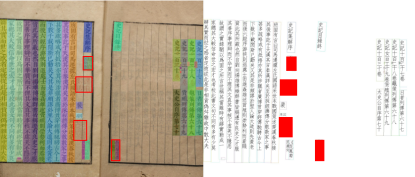
#> input picture image.png, 415 x 177 px
$ python -i line_info_extractor.py   (imports and definitions only)
#> lines starting #> are read from the running program, lines starting #| are printed output that depends on the picture; after the words box and inside, x2 and y2 are one past the last pixel; in counts of white or black regions, pixels touching at a corner belong together
"""
Line information extraction for ancient book pages.
Extracts: number of lines (行数), characters per line (每行字数), border type (边框).
"""

import torch
import cv2
import numpy as np
from typing import Dict, List, Tuple, Optional
import logging

logger = logging.getLogger(__name__)


class LineInfoExtractor:
    """
    Extracts line information and layout details from ancient book pages.
    Determines number of lines, characters per line, and border configuration.
    """

    def __init__(self, device: str = 'cpu'):
        """
        Initialize the line info extractor.

        Args:
            device: torch device ('cpu' or 'cuda')
        """
        self.device = device
        self.logger = logger

    def extract_line_info(self, image: np.ndarray,
                         text_regions: Optional[List[Dict]] = None) -> Dict:
        """
        Extract comprehensive line information from the page.

        Args:
            image: Input image (numpy array, RGB or grayscale)
            text_regions: Optional pre-detected text regions

        Returns:
            Dictionary containing:
            {
                'num_lines': number of lines,
                'chars_per_line': estimated characters per line,
                'line_positions': [y1, y2, ...],
                'line_details': [line1_info, line2_info, ...],
                'borders': border configuration,
                'layout_type': layout type (single/multi-column),
                'char_size_estimate': estimated character size,
                'line_spacing': average line spacing,
            }
        """
        if len(image.shape) == 3:
            gray = cv2.cvtColor(image, cv2.COLOR_RGB2GRAY)
        else:
            gray = image

        result = {}

        # Get text regions if not provided
        if text_regions is None:
            text_regions = self._extract_text_regions(gray)

        # Extract line positions
        line_info = self._extract_lines(gray, text_regions)
        result['num_lines'] = line_info['num_lines']
        result['line_positions'] = line_info['positions']
        result['line_details'] = line_info['details']
        result['line_spacing'] = line_info['avg_spacing']

        # Extract characters per line
        char_info = self._extract_chars_per_line(gray, text_regions, line_info)
        result['chars_per_line'] = char_info['chars_per_line']
        result['char_size_estimate'] = char_info['char_size']
        result['char_distribution'] = char_info['distribution']

        # Detect borders
        border_info = self._detect_border_type(gray)
        result['borders'] = border_info

        # Determine layout type
        layout_type = self._determine_layout_type(text_regions, line_info)
        result['layout_type'] = layout_type

        # Calculate confidence scores
        result['confidence'] = self._calculate_confidence(line_info, char_info)

        return result

    def _extract_text_regions(self, gray: np.ndarray) -> List[Dict]:
        """
        Extract text regions from the image.

        Args:
            gray: Grayscale image

        Returns:
            List of text region information
        """
        # Apply adaptive thresholding
        thresh = cv2.adaptiveThreshold(
            gray, 255, cv2.ADAPTIVE_THRESH_GAUSSIAN_C,
            cv2.THRESH_BINARY_INV, 11, 2
        )

        # Remove noise
        kernel = cv2.getStructuringElement(cv2.MORPH_RECT, (2, 2))
        cleaned = cv2.morphologyEx(thresh, cv2.MORPH_CLOSE, kernel, iterations=1)

        # Find contours
        contours, _ = cv2.findContours(cleaned, cv2.RETR_EXTERNAL, cv2.CHAIN_APPROX_SIMPLE)

        regions = []
        for contour in contours:
            area = cv2.contourArea(contour)
            # Filter by reasonable text region sizes
            if 20 < area < (gray.shape[0] * gray.shape[1] // 5):
                x, y, w, h = cv2.boundingRect(contour)
                regions.append({
                    'x': int(x),
                    'y': int(y),
                    'width': int(w),
                    'height': int(h),
                    'area': int(area),
                    'aspect_ratio': float(w / h) if h > 0 else 1.0
                })

        # Sort by y coordinate
        regions.sort(key=lambda r: r['y'])

        return regions

    def _extract_lines(self, gray: np.ndarray,
                      text_regions: List[Dict]) -> Dict:
        """
        Extract line positions and information.

        Args:
            gray: Grayscale image
            text_regions: List of text regions

        Returns:
            Dictionary with line information
        """
        if not text_regions:
            return {
                'num_lines': 0,
                'positions': [],
                'details': [],
                'avg_spacing': 0
            }

        # Extract y-coordinates of text regions to group into lines
        y_coords = [region['y'] for region in text_regions]

        # Group regions into lines based on y-coordinate clustering
        lines = self._cluster_into_lines(text_regions)

        # Calculate line spacing
        if len(lines) > 1:
            spacings = []
            for i in range(len(lines) - 1):
                spacing = lines[i + 1]['y_center'] - lines[i]['y_center']
                spacings.append(spacing)
            avg_spacing = np.mean(spacings) if spacings else 0
        else:
            avg_spacing = 0

        # Prepare line details
        line_details = []
        line_positions = []

        for i, line in enumerate(lines):
            line_pos_y = int(line['y_center'])
            line_positions.append(line_pos_y)

            line_details.append({
                'line_id': i,
                'y_position': line_pos_y,
                'y_min': int(line['y_min']),
                'y_max': int(line['y_max']),
                'height': int(line['height']),
                'char_count': len(line['regions']),
                'confidence': line['confidence']
            })

        return {
            'num_lines': len(lines),
            'positions': line_positions,
            'details': line_details,
            'avg_spacing': float(avg_spacing)
        }

    def _cluster_into_lines(self, text_regions: List[Dict],
                           threshold: float = 0.2) -> List[Dict]:
        """
        Cluster text regions into lines based on y-coordinate proximity.

        Args:
            text_regions: List of text regions
            threshold: Y-distance threshold for clustering (as fraction of region height)

        Returns:
            List of clustered lines
        """
        if not text_regions:
            return []

        lines = []
        current_line_regions = [text_regions[0]]

        for i in range(1, len(text_regions)):
            region = text_regions[i]
            last_region = current_line_regions[-1]

            # Calculate vertical distance
            y_distance = abs(region['y'] - last_region['y'])

            # If close in y-coordinate, add to current line
            avg_height = (region['height'] + last_region['height']) / 2
            if y_distance < avg_height * threshold:
                current_line_regions.append(region)
            else:
                # Start a new line
                lines.append(self._create_line_info(current_line_regions))
                current_line_regions = [region]

        # Don't forget the last line
        if current_line_regions:
            lines.append(self._create_line_info(current_line_regions))

        return lines

    def _create_line_info(self, regions: List[Dict]) -> Dict:
        """
        Create line information from grouped regions.

        Args:
            regions: List of regions in the line

        Returns:
            Line information dictionary
        """
        y_coords = [r['y'] for r in regions]
        y_max_coords = [r['y'] + r['height'] for r in regions]

        y_min = min(y_coords)
        y_max = max(y_max_coords)
        y_center = (y_min + y_max) / 2
        height = y_max - y_min

        # Calculate confidence (based on alignment)
        y_variance = np.var(y_coords)
        confidence = 1.0 if y_variance < 5 else max(0.5, 1.0 - y_variance / 100)

        return {
            'y_min': y_min,
            'y_max': y_max,
            'y_center': y_center,
            'height': height,
            'regions': regions,
            'confidence': float(confidence)
        }

    def _extract_chars_per_line(self, gray: np.ndarray,
                               text_regions: List[Dict],
                               line_info: Dict) -> Dict:
        """
        Extract character count and size information.

        Args:
            gray: Grayscale image
            text_regions: List of text regions
            line_info: Line information from _extract_lines

        Returns:
            Dictionary with character information
        """
        if not text_regions or line_info['num_lines'] == 0:
            return {
                'chars_per_line': 0,
                'char_size': 0,
                'distribution': []
            }

        # Sort regions by x-coordinate to get left-to-right order
        sorted_regions = sorted(text_regions, key=lambda r: r['x'])

        # Estimate character size
        char_widths = [r['width'] for r in sorted_regions]
        char_heights = [r['height'] for r in sorted_regions]

        if char_widths and char_heights:
            avg_char_width = np.mean(char_widths)
            avg_char_height = np.mean(char_heights)
            char_size = int((avg_char_width + avg_char_height) / 2)
        else:
            char_size = 0

        # Count characters per line
        chars_per_line_list = []
        for line_detail in line_info['details']:
            chars_per_line_list.append(line_detail['char_count'])

        # Calculate average and mode
        if chars_per_line_list:
            avg_chars = np.mean(chars_per_line_list)
            mode_chars = max(set(chars_per_line_list), key=chars_per_line_list.count)
        else:
            avg_chars = 0
            mode_chars = 0

        return {
            'chars_per_line': int(mode_chars),  # Use mode as typical value
            'chars_per_line_avg': float(avg_chars),
            'char_size': char_size,
            'distribution': chars_per_line_list
        }

    def _detect_border_type(self, gray: np.ndarray) -> Dict:
        """
        Detect and classify border type (single or double).

        Args:
            gray: Grayscale image

        Returns:
            Dictionary with border information
        """
        h, w = gray.shape

        # Edge detection
        edges = cv2.Canny(gray, 50, 150)

        # Analyze border regions
        border_thickness = min(h, w) // 10

        borders = {}

        # Top border
        top_region = edges[0:border_thickness, :]
        top_lines = self._count_parallel_lines(top_region, 'horizontal')
        borders['top'] = {
            'detected': top_lines > 0,
            'type': 'double' if top_lines > 1 else 'single',
            'line_count': top_lines
        }

        # Bottom border
        bottom_region = edges[h-border_thickness:h, :]
        bottom_lines = self._count_parallel_lines(bottom_region, 'horizontal')
        borders['bottom'] = {
            'detected': bottom_lines > 0,
            'type': 'double' if bottom_lines > 1 else 'single',
            'line_count': bottom_lines
        }

        # Left border
        left_region = edges[:, 0:border_thickness]
        left_lines = self._count_parallel_lines(left_region, 'vertical')
        borders['left'] = {
            'detected': left_lines > 0,
            'type': 'double' if left_lines > 1 else 'single',
            'line_count': left_lines
        }

        # Right border
        right_region = edges[:, w-border_thickness:w]
        right_lines = self._count_parallel_lines(right_region, 'vertical')
        borders['right'] = {
            'detected': right_lines > 0,
            'type': 'double' if right_lines > 1 else 'single',
            'line_count': right_lines
        }

        # Determine overall border configuration
        border_config = self._determine_border_config(borders)
        borders['configuration'] = border_config

        return borders

    def _count_parallel_lines(self, edge_region: np.ndarray,
                             direction: str) -> int:
        """
        Count parallel lines in a region.

        Args:
            edge_region: Edge-detected region
            direction: 'horizontal' or 'vertical'

        Returns:
            Number of parallel lines detected
        """
        if direction == 'horizontal':
            # Sum along columns to find horizontal lines
            line_strength = np.sum(edge_region, axis=1)
        else:
            # Sum along rows to find vertical lines
            line_strength = np.sum(edge_region, axis=0)

        # Find peaks (strong lines)
        threshold = np.mean(line_strength) + np.std(line_strength)
        peaks = np.where(line_strength > threshold)[0]

        if len(peaks) == 0:
            return 0

        # Group consecutive peaks
        line_count = 0
        in_peak = False

        for peak in peaks:
            if not in_peak:
                line_count += 1
                in_peak = True
            # Continue in peak if next peak is close
            elif len(peaks) > 1:
                in_peak = True

        return min(line_count, 2)  # Cap at 2 for single/double detection

    def _determine_border_config(self, borders: Dict) -> str:
        """
        Determine overall border configuration.

        Args:
            borders: Border information for all sides

        Returns:
            Border configuration string
        """
        sides = ['top', 'bottom', 'left', 'right']
        detected_count = sum(1 for side in sides if borders[side]['detected'])

        # Check if borders are mostly single or double
        border_types = [borders[side]['type'] for side in sides if borders[side]['detected']]

        if not border_types:
            return 'no_border'

        double_count = border_types.count('double')

        if double_count >= len(border_types) / 2:
            if detected_count == 4:
                return 'complete_double'
            else:
                return 'partial_double'
        else:
            if detected_count == 4:
                return 'complete_single'
            elif detected_count == 2:
                return 'partial_single'
            else:
                return 'minimal'

    def _determine_layout_type(self, text_regions: List[Dict],
                              line_info: Dict) -> str:
        """
        Determine page layout type (single-column, multi-column, etc.).

        Args:
            text_regions: List of text regions
            line_info: Line information

        Returns:
            Layout type string
        """
        if not text_regions:
            return 'unknown'

        # Analyze horizontal distribution of regions
        x_coords = [r['x'] for r in text_regions]

        # Use k-means like approach to detect columns
        x_sorted = sorted(x_coords)

        # Look for gaps in x distribution
        if len(x_sorted) > 1:
            gaps = [x_sorted[i+1] - x_sorted[i] for i in range(len(x_sorted)-1)]
            large_gaps = sum(1 for gap in gaps if gap > np.mean(gaps) * 2)

            if large_gaps >= 1:
                return 'multi_column'

        return 'single_column'

    def _calculate_confidence(self, line_info: Dict, char_info: Dict) -> float:
        """
        Calculate overall confidence score for extraction.

        Args:
            line_info: Line extraction information
            char_info: Character extraction information

        Returns:
            Confidence score between 0 and 1
        """
        scores = []

        # Confidence based on line detection
        if line_info['details']:
            avg_line_confidence = np.mean([d['confidence'] for d in line_info['details']])
            scores.append(avg_line_confidence)

        # Confidence based on character consistency
        if char_info['distribution']:
            char_variance = np.var(char_info['distribution'])
            char_consistency = 1.0 / (1.0 + char_variance / 100)
            scores.append(char_consistency)

        # Overall confidence
        if scores:
            return float(np.mean(scores))
        else:
            return 0.0

>>> import cv2
>>> picture = cv2.cvtColor(cv2.imread('../image.png'), cv2.COLOR_BGR2RGB)
>>> result = LineInfoExtractor().extract_line_info(picture)
#> in extract_line_info, `gray = cv2.cvtColor(image, cv2.COLOR_RGB2GRAY)`:
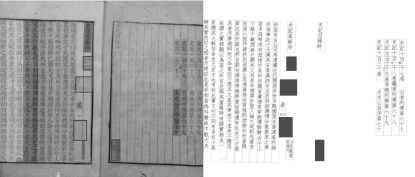
#> gray: shape (177, 415); min 28, max 255, mean 194.8
#> in _extract_text_regions, `thresh = cv2.adaptiveThreshold( gray, 255, cv2.ADAPTIVE_THRESH_GAUSSIA..`:
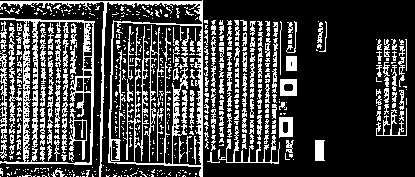
#> thresh: shape (177, 415); 25.8% white in thin lines or dots
#> in _extract_text_regions, `cleaned = cv2.morphologyEx(thresh, cv2.MORPH_CLOSE, kernel, iterations..`:
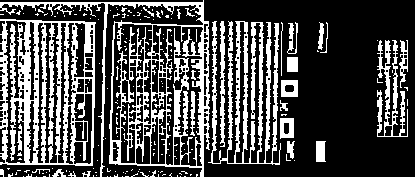
#> cleaned: shape (177, 415); 29.9% white; 174 white regions (148 under 20 px)
#> in _extract_text_regions, `contours, _ = cv2.findContours(cleaned, cv2.RETR_EXTERNAL, cv2.CHAIN_A..`: contours = 121 contours, 106 with area under 20; largest, box (x1, y1, x2, y2) and area: (0, 0, 210, 177) 14606, (0, 19, 96, 166) 13072, (208, 21, 281, 165) 3428, (377, 40, 408, 137) 786, (220, 21, 225, 147) 323
#> the loop in _extract_text_regions, `for contour in contours:` made 121 passes
#> (area, x, y, w, h) on passes 47, 58, 59, 61, 63, 67, 71, 73: (34, 52, 169, 14, 8), (161, 316, 141, 10, 21), (68.5, 287, 141, 8, 18), (247.5, 280, 118, 14, 21), (22.5, 280, 100, 8, 11), (256, 281, 80, 17, 17), (140, 287, 57, 11, 15), (166, 399, 40, 9, 48)
#> after the loop in _extract_text_regions, `for contour in contours:`: regions = 15 items
#> in _extract_lines, `y_coords = [region['y'] for region in text_regions]`: y_coords = [0, 19, 21, 21, 22, 22, 40, 40, 57, 80, 100, 118, 141, 141, 169]
#> the loop in _cluster_into_lines, `for i in range(1, len(text_regions)):` made 14 passes
#> (y_distance, avg_height) on passes 1, 2, 3, 4, 5, 7, 13: (19, 162), (2, 136.5), (0, 135), (1, 86), (0, 30), (0, 72.5), (0, 19.5)
#> after the loop in _cluster_into_lines, `for i in range(1, len(text_regions)):`: lines = 7 items
#> in _extract_lines, `lines = self._cluster_into_lines(text_regions)`: lines = 8 items
#> the loop in _extract_lines, `for i in range(len(lines) - 1):` made 7 passes
#> spacing on passes 1 to 7: 0, -24, 24, 17, 23, 23, 21.5
#> after the loop in _extract_lines, `for i in range(len(lines) - 1):`: spacings = [0, -24, 24, 17, 23, 23, 21.5]
#> in _extract_lines, `avg_spacing = np.mean(spacings) if spacings else 0`: avg_spacing = 12.07
#> the loop in _extract_lines, `for i, line in enumerate(lines):` made 8 passes
#> line_pos_y on passes 1 to 8: 88, 88, 64, 88, 105, 128, 151, 173
#> after the loop in _extract_lines, `for i, line in enumerate(lines):`: line_details = 8 items; line_positions = [88, 88, 64, 88, 105, 128, 151, 173]
#> in extract_line_info, `line_info = self._extract_lines(gray, text_regions)`: line_info = 4 items
#> in _extract_chars_per_line, `sorted_regions = sorted(text_regions, key=lambda r: r['x'])`: sorted_regions = 15 items
#> in _extract_chars_per_line, `char_widths = [r['width'] for r in sorted_regions]`: char_widths = [210, 96, 14, 73, 5, 8, 14, 17, 11, 11, 8, 10, 6, 31, 9]
#> in _extract_chars_per_line, `char_heights = [r['height'] for r in sorted_regions]`: char_heights = [177, 147, 8, 144, 126, 11, 21, 17, 32, 15, 18, 21, 28, 97, 48]
#> in _extract_chars_per_line, `avg_char_width = np.mean(char_widths)`: avg_char_width = 34.87
#> in _extract_chars_per_line, `avg_char_height = np.mean(char_heights)`: avg_char_height = 60.67
#> in _extract_chars_per_line, `char_size = int((avg_char_width + avg_char_height) / 2)`: char_size = 47
#> the loop in _extract_chars_per_line, `for line_detail in line_info['details']:` made 8 passes
#> after the loop in _extract_chars_per_line, `for line_detail in line_info['details']:`: chars_per_line_list = [6, 2, 1, 1, 1, 1, 2, 1]
#> in _extract_chars_per_line, `avg_chars = np.mean(chars_per_line_list)`: avg_chars = 1.88
#> in _extract_chars_per_line, `mode_chars = max(set(chars_per_line_list), key=chars_per_line_list.cou..`: mode_chars = 1
#> in extract_line_info, `char_info = self._extract_chars_per_line(gray, text_regions, line_info)`: char_info = {'chars_per_line': 1, 'chars_per_line_avg': 1.88, 'char_size': 47, 'distribution': [6, 2, 1, 1, 1, 1, 2, 1]}
#> in _detect_border_type, `edges = cv2.Canny(gray, 50, 150)`:
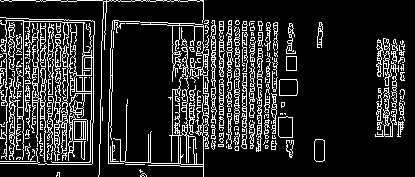
#> edges: shape (177, 415); 16.4% white in thin lines or dots
#> in _count_parallel_lines, `line_strength = np.sum(edge_region, axis=1)`: line_strength = 17 values, max 31365 at index 0, min 765 at index 2, mean 3780
#> in _count_parallel_lines, `threshold = np.mean(line_strength) + np.std(line_strength)`: threshold = 12211.2
#> in _count_parallel_lines, `peaks = np.where(line_strength > threshold)[0]`: peaks = [0, 1]
#> the loop in _count_parallel_lines, `for peak in peaks:` made 2 passes
#> (line_count, in_peak) on pass 1: (1, True)
#> after the loop in _count_parallel_lines, `for peak in peaks:`: line_count = 1
#> the loop in _count_parallel_lines (call 2), `for peak in peaks:` made 4 passes
#> in _determine_border_config, `detected_count = sum(1 for side in sides if borders[side]['detected'])`: detected_count = 4
#> in _determine_border_config, `border_types = [borders[side]['type'] for side in sides if borders[sid..`: border_types = ['single', 'single', 'single', 'single']
#> in _determine_border_config, `double_count = border_types.count('double')`: double_count = 0
#> in _detect_border_type, `border_config = self._determine_border_config(borders)`: border_config = 'complete_single'
#> in extract_line_info, `border_info = self._detect_border_type(gray)`: border_info = 5 items
#> in _determine_layout_type, `x_coords = [r['x'] for r in text_regions]`: x_coords = [0, 0, 220, 208, 318, 287, 399, 377, 287, 281, 280, 280, 316, 287, 52]
#> in _determine_layout_type, `x_sorted = sorted(x_coords)`: x_sorted = [0, 0, 52, 208, 220, 280, 280, 281, 287, 287, 287, 316, 318, 377, 399]
#> in _determine_layout_type, `gaps = [x_sorted[i+1] - x_sorted[i] for i in range(len(x_sorted)-1)]`: gaps = [0, 52, 156, 12, 60, 0, 1, 6, 0, 0, 29, 2, 59, 22]
#> in _determine_layout_type, `large_gaps = sum(1 for gap in gaps if gap > np.mean(gaps) * 2)`: large_gaps = 3
#> in extract_line_info, `layout_type = self._determine_layout_type(text_regions, line_info)`: layout_type = 'multi_column'
#> in _calculate_confidence, `avg_line_confidence = np.mean([d['confidence'] for d in line_info['det..`: avg_line_confidence = 0.938
#> in _calculate_confidence, `char_variance = np.var(char_info['distribution'])`: char_variance = 2.61
#> in _calculate_confidence, `char_consistency = 1.0 / (1.0 + char_variance / 100)`: char_consistency = 0.975
#> result = 10 items
